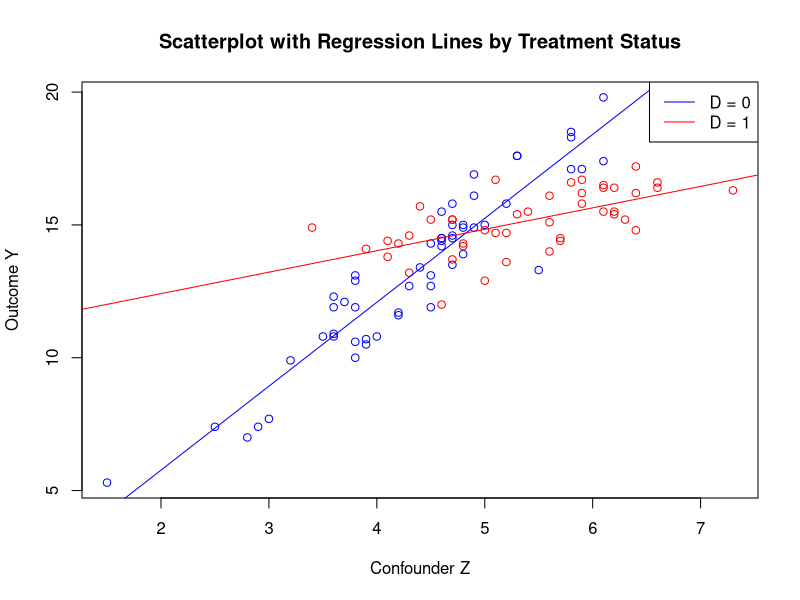

Write R code to recreate this figure.
## ---- chunk 1
Q2 <- structure(list(Z = c(2.5, 3.9, 6.6, 4.7, 4.4, 4.5, 5.3, 4.7, 6.2, 4.8, 5.5, 5.9, 4.7, 6.4, 4.8, 4.4, 4.8, 3.2, 5.4,
2.9, 4.6, 5.6, 4.7, 4.3, 5.9, 4.7, 6.2, 3.8, 4.6, 5.7, 5.3, 4.6, 5.3, 5, 5.9, 5.1, 6.1, 4.5, 4.2, 5.8, 3.8, 4.6, 4.7, 5.9, 6.2,
4.2, 3.9, 1.5, 5.8, 6.1, 4.3, 4.6, 5.8, 5, 5.6, 3.5, 6.1, 5.7, 7.3, 3.6, 3.4, 5.2, 6.4, 4.9, 4.1, 3.6, 5.8, 3.6, 3.6, 4.5, 5.2,
4.8, 3.7, 3.8, 6.1, 6.3, 3.9, 4.2, 5.2, 4.1, 5, 4.3, 4.7, 4.9, 3, 4.5, 4.6, 3.8, 6.6, 4.5, 2.8, 4.9, 4.7, 5.1, 4, 4.8, 5.6, 6.4,
6.1, 3.8), D = c(0L, 0L, 1L, 0L, 1L, 1L, 0L, 0L, 1L, 0L, 0L, 1L, 1L, 1L, 0L, 0L, 1L, 0L, 1L, 0L, 0L, 1L, 0L,
1L, 0L, 1L, 1L, 0L, 1L, 1L, 1L, 0L, 0L, 1L, 1L, 1L, 0L, 0L, 0L, 0L, 0L, 0L, 0L, 1L, 1L, 1L, 0L, 0L, 1L, 1L, 1L,
1L, 0L, 0L, 1L, 0L, 1L, 1L, 1L, 0L, 1L, 0L, 1L, 0L, 1L, 0L, 0L, 0L, 0L, 0L, 1L, 1L, 0L, 0L, 1L, 1L, 1L, 0L, 1L,
1L, 1L, 0L, 1L, 0L, 0L, 0L, 0L, 0L, 1L, 0L, 0L, 0L, 0L, 1L, 0L, 0L, 1L, 1L, 0L, 0L), Y = c(7.4, 10.7, 16.6,
13.5, 15.7, 15.2, 17.6, 15, 16.4, 13.9, 13.3, 16.7, 15.2, 17.2, 15, 13.4, 14.2, 9.9, 15.5, 7.4, 14.2, 15.1, 14.5, 13.2,
17.1, 13.7, 15.5, 13.1, 14.5, 14.5, 15.4, 14.5, 17.6, 12.9, 15.8, 16.7, 17.4, 14.3, 11.7, 18.3, 12.9, 15.5, 15.8, 16.2,
15.4, 14.3, 10.5, 5.3, 16.6, 15.5, 14.6, 12, 17.1, 15, 16.1, 10.8, 16.4, 14.4, 16.3, 10.8, 14.9, 15.8, 16.2, 16.9, 13.8,
10.9, 18.5, 11.9, 12.3, 13.1, 13.6, 14.3, 12.1, 10.6, 16.5, 15.2, 14.1, 11.6, 14.7, 14.4, 14.8, 12.7, 15.2, 14.9, 7.7,
11.9, 14.4, 11.9, 16.4, 12.7, 7, 16.1, 14.6, 14.7, 10.8, 14.9, 14, 14.8, 19.8, 10)), class = "data.frame", row.names
= c(NA, -100L))

## ---- chunk 2
summary(lm(Y~D+Z+D:Z, data=Q2))
## ---- chunk 3
model <- lm(Y ~ D + Z + D:Z, data=Q2)
summary(model)
colors <- ifelse(Q2$D == 1, "red", "blue")
plot(Q2$Z, Q2$Y, col = colors, 
     xlab = "Confounder Z", ylab = "Outcome Y", 
     main = "Scatterplot with Regression Lines by Treatment Status")


subset_0 <- Q2[Q2$D == 0, ]
model_0 <- lm(Y ~ Z, data = subset_0)
abline(model_0, col = "blue")

subset_1 <- Q2[Q2$D == 1, ]
model_1 <- lm(Y ~ Z, data = subset_1)
abline(model_1, col = "red")

legend("topright", legend = c("D = 0", "D = 1"), col = c("blue", "red"), lty = 1)

## ---- chunk 4
coeffs <- coef(model)
mean_Z<- mean(Q2$Z)

Y1<- coeffs['(Intercept)'] + coeffs['D'] + coeffs['Z'] * mean_Z+ coeffs['D:Z'] * mean_Z
Y0<- coeffs['(Intercept)'] + coeffs['Z'] * mean_Z

ATE <- Y1-Y0

mean_Z_treated <- mean(Q2$Z[Q2$D == 1])
mean_Z_control <- mean(Q2$Z[Q2$D == 0])

Y1_treated <- coeffs['(Intercept)'] + coeffs['D'] + coeffs['Z'] * mean_Z_treated + coeffs['D:Z'] * mean_Z_treated
Y0_treated <- coeffs['(Intercept)'] + coeffs['Z'] * mean_Z_treated

Y1_control <- coeffs['(Intercept)'] + coeffs['D'] + coeffs['Z'] * mean_Z_control + coeffs['D:Z'] * mean_Z_control
Y0_control <- coeffs['(Intercept)'] + coeffs['Z'] * mean_Z_control

ATT <- Y1_treated - Y0_treated
ATC <- Y1_control - Y0_control

print(paste(ATE))
print(paste(ATT))
print(paste(ATC))

## ---- chunk 5
Q2a <- structure(list(Z = c(1.5, 3.3, 1.5, 2.8, 4.8, 1.1, 2.2, 1.1, 2.1, 3.3, 3.7, 3.1, 2.1, 2.1, 2.6, 2.8, 1.5, 0.2, 2.8,
1.2, 2.5, 1.2, 2.3, 1.3, 3.6, 1, 2.4, 1.2, 1.7, 1.9, 3.6, 3.8, 1.1, 1.6, 3, 2.4, 2.2, 1.7, 1.8, 3.6, 2.9, 0.9, 0.3, 3.7, 2.7, 3,
0.6, 2.1, 1.8, 1.9, 3.5, 1.5, 2.5, 4, 1.9, 2.1, 0.5, 2.1, 3.3, 0.9, 3.4, 4.3, 1.3, 2.3, 1.4, 1.5, 3.1, 2.5, 2.4, 1.8, 2.1, 0.6,
2.6, 2.7, 2.4, 1.5, 3.3, 4, 2.7, 3.1, 1.3, 2.1, 2.1, 1.6, 2.5, 1.8, 0.8, 1.2, 3.3, 3, 2.3, 1.9, 0.2, 2.3, 2.3, 0.5, 3.3, 0.6,
2.3, 0.9), Y = c(3.9, 9.1, 5, 9.3, 12.5, 4.9, 6.2, 4.3, 7.7, 10.9, 10.7, 6.8, 7.5, 6.2, 9.8, 7.8, 3.3, 1.3, 9.1, 3.4, 7.4,
1.6, 7.9, 2.7, 11.3, 1.5, 6.6, 2.9, 5.5, 3.6, 10.9, 10.1, 5, 5.4, 8.4, 9.6, 6.4, 3.6, 5.5, 10.3, 7.7, 2.2, -1.1, 12.1, 8.6,
9.3, 2.8, 7.5, 4.6, 6.8, 10.1, 3.4, 6.6, 13.2, 5.3, 6.5, 1.6, 7, 10.5, 3.7, 10.1, 12.8, 4.4, 4.9, 4, 4.4, 11.1, 9.8, 6.5,
5.5, 4.7, 1.2, 8.4, 8.2, 5.7, 4.6, 10.2, 10.5, 8.3, 9.1, 3, 6.3, 4.3, 6.4, 6.8, 3.7, 1.8, 2.6, 10.2, 7.2, 7.2, 5.7, -0.3, 7.4,
7.5, 3.5, 10.7, 2.7, 7.7, 0.3)), class = "data.frame", row.names = c(NA, -100L))

## ---- chunk 6
mean_Z_new<- mean(Q2a$Z)
ATE_C<- coeffs['(Intercept)'] + coeffs['D'] + coeffs['Z'] * mean_Z_new + coeffs['D:Z'] * mean_Z_new -(coeffs['(Intercept)'] + coeffs['Z'] * mean_Z_new)

print(paste(ATE_C))

## ---- chunk 7
Q3 <- structure(list(Y = c(16, -12, 4, 14, -32, 17, -4, -2, 35, 31, -4, 57, 23, -37, 3, 48, -25, -29, 2, 8, 16, -26,
-24, 39, -11, -14, -29, 9, 53, 18, 42, 7, -23, 22, 24, 48, 48, 20, -4, 1, 49, 39, -11, 12, 7, -13, 10, 21, -19, -33, 10,
11, 1, 9, 33, 16, 35, 31, 6, -10, 50, 28, -7, 21, 63, -14, 4, -68, 32, 47, -10, 30, -3, -3, -3, 28, -8, 26, -16, -15, 17,
-3, 54, 37, 25, 6, 36, 1, 4, -1, 9, -19, 54, 19, -30, 10, 50, 31, 11, 68), X = c(18, -8, 4, 22, -3, 12, 3, 17, -3, 12, -2,
27, 15, 11, 2, 33, 1, -19, 6, 19, 3, 0, -6, 19, -8, -2, 10, 27, 27, 11, 10, 14, 6, 6, 15, 37, 24, 26, -6, 10, 22, 25, 4,
12, 10, -11, 6, 6, -4, 3, 30, -5, 9, 4, 24, 5, 16, 4, -15, -2, 15, 24, -6, 13, 25, -8, 11, -18, 16, 25, 8, 5, 2, 12, -2, 22,
8, 13, -7, -1, 11, 4, 23, 21, 7, 6, 14, 17, 15, 13, 14, -4, 37, 6, -10, 2, 22, 11, 19, 27), U1 = c(6, -3, 19, 15, -20,
35, 8, -6, 5, 32, -15, 34, 36, -10, 6, 26, -6, -20, -7, 29, 24, -10, 1, 30, -12, 2, 4, 28, 52, 21, 26, 12, -9, 16, 0, 41,
33, 23, -3, 16, 18, 7, -4, 9, 6, -30, 36, 20, -2, -9, 22, 21, 11, 11, 30, -5, 16, 20, -7, -1, 23, 23, 18, -2, 32, -4, 5,
-32, 26, 43, -1, 31, 4, 24, -9, 17, -8, 8, -19, -4, 23, -10, 42, 29, 28, 3, 29, 9, 0, 32, 19, 4, 45, 22, -17, -2, 41, 32, 5,
49), U2 = c(14, 19, -9, 11, 2, 6, 16, 22, -12, 6, 9, 23, 27, 16, 14, 7, 15, 1, 12, 8, -2, 15, 10, 8, 9, -1, 32, 10, 23,
13, 8, 17, 17, 0, 12, 25, 19, 20, -15, 14, 14, 19, 13, 18, 5, 16, 8, 7, 1, 25, 23, -9, 2, 9, 24, 10, 1, 2, -14, -2, 3, 12,
-1, 7, 17, 4, 14, 3, 0, 6, 13, -2, 14, 13, 13, 21, 11, 2, 6, 6, 0, 12, 12, 12, 4, 15, 10, 24, 16, 18, -4, 7, 22, 3, -3, 15,
14, 20, 13, -5), U3 = c(12, 6, 19, 28, 20, 21, 7, 20, 10, 26, 12, 0, 7, 15, -2, 13, 5, 6, 4, 23, 18, 4, 18, -2, 5, 10, 5,
22, 3, 12, 4, 11, -1, -2, 8, 12, 23, -3, 19, 12, 20, 23, 19, 0, -2, -6, 11, 10, 15, 8, 23, 8, -10, 17, 22, 1, 4, 13, 20, 20,
6, 10, 6, 10, 28, -1, 0, -3, 17, -2, 17, 6, 9, 20, 10, 14, 23, -14, -4, 5, 10, 16, 30, 15, 15, -11, 4, 4, 15, 9, 25, 22, 16,
10, 6, 7, 23, 20, 17, 16), U4 = c(12, 5, 3, 6, -17, 11, 11, 13, 5, 27, -5, 33, 26, -19, 8, 32, 10, -16, 6, -8, 10, -1,
-22, 15, -3, 7, 9, 15, 23, 24, 33, 11, -16, 2, 9, 47, 23, 30, -4, 10, 34, 39, 4, 27, 11, -8, 18, 8, -16, -5, 13, -8, 9, 4,
33, 9, 31, 14, -11, -7, 11, 16, -3, 13, 29, -4, -1, -21, 13, 29, 4, 14, 9, -5, 14, 28, -5, 3, 5, -7, 6, 8, 25, 17, 25, 14,
26, 20, 13, 7, 17, -17, 43, 14, -18, 19, 49, 25, 12, 52)), class = "data.frame", row.names = c(NA, -100L))

## ---- chunk 8
attach(Q3)
summary(lm(Y~X+U1))
summary(lm(Y~X+U2))
summary(lm(Y~X+U3)) # U3 is S
summary(lm(Y~X+U4))
## ---- chunk 9
summary(lm(U1~X+U3))
summary(lm(U2~X+U3))
summary(lm(U4~X+U3))
## ---- chunk 10
summary(lm(U1~Y+U2))
summary(lm(U4~Y+U2))
## ---- chunk 11
summary(lm(U2~X+U4)) #U2 is Z, suppose the path is Z to X to M
## ---- chunk 12
summary(lm(U1~Y+U4))
